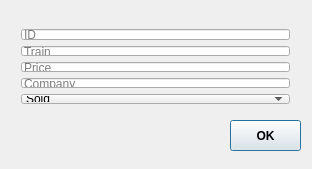
<?xml version="1.0" encoding="UTF-8"?>
<ui version="4.0">
 <class>inputw</class>
 <widget class="QDialog" name="inputw">
  <property name="geometry">
   <rect>
    <x>0</x>
    <y>0</y>
    <width>312</width>
    <height>169</height>
   </rect>
  </property>
  <property name="windowTitle">
   <string>inputw</string>
  </property>
  <widget class="QPushButton" name="okb">
   <property name="geometry">
    <rect>
     <x>230</x>
     <y>120</y>
     <width>71</width>
     <height>31</height>
    </rect>
   </property>
   <property name="font">
    <font>
     <weight>75</weight>
     <bold>true</bold>
    </font>
   </property>
   <property name="text">
    <string>OK</string>
   </property>
  </widget>
  <widget class="QWidget" name="layoutWidget">
   <property name="geometry">
    <rect>
     <x>10</x>
     <y>18</y>
     <width>291</width>
     <height>97</height>
    </rect>
   </property>
   <layout class="QVBoxLayout" name="verticalLayout">
    <item>
     <widget class="QLineEdit" name="idl">
      <property name="placeholderText">
       <string>ID</string>
      </property>
     </widget>
    </item>
    <item>
     <widget class="QLineEdit" name="trainl">
      <property name="placeholderText">
       <string>Train</string>
      </property>
     </widget>
    </item>
    <item>
     <widget class="QLineEdit" name="pricel">
      <property name="placeholderText">
       <string>Price</string>
      </property>
     </widget>
    </item>
    <item>
     <widget class="QLineEdit" name="compl">
      <property name="placeholderText">
       <string>Company</string>
      </property>
     </widget>
    </item>
    <item>
     <widget class="QComboBox" name="select">
      <property name="currentText">
       <string>Sold</string>
      </property>
      <property name="currentIndex">
       <number>0</number>
      </property>
      <item>
       <property name="text">
        <string>Sold</string>
       </property>
      </item>
      <item>
       <property name="text">
        <string>Not sold</string>
       </property>
      </item>
     </widget>
    </item>
   </layout>
  </widget>
 </widget>
 <layoutdefault spacing="6" margin="11"/>
 <resources/>
 <connections/>
</ui>
